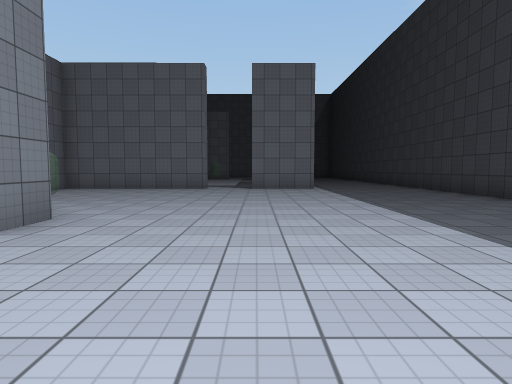
view 1 (above)

20 first-person views from a walk through a scene from a Unity 3-D project. The camera is 1.3 m above the floor, tilts 4° down and sees 75° across. The floor is counted in squares, 2 m on a side. Each view is taken from the middle of a square. On the plan, view 1 faces up. The plan holds only what a view shows up to about 10 squares ahead; the rest is blank. The place goes on beyond the plan. The player is left out. Surface patterns are stand-ins for the level's own textures.

view 2
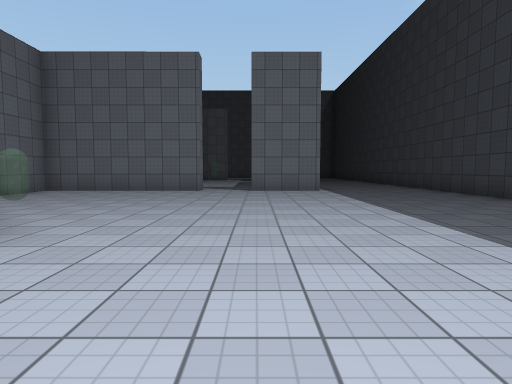

view 3
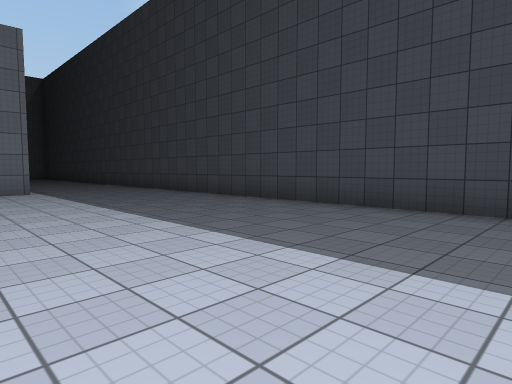

view 4
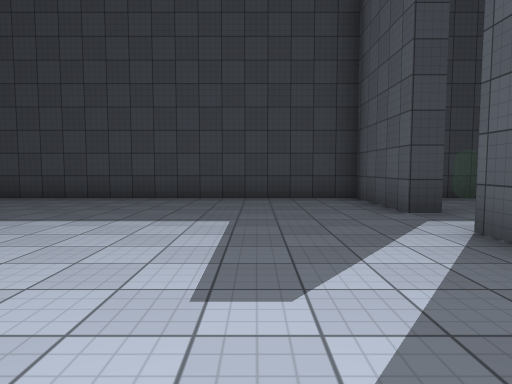

view 5
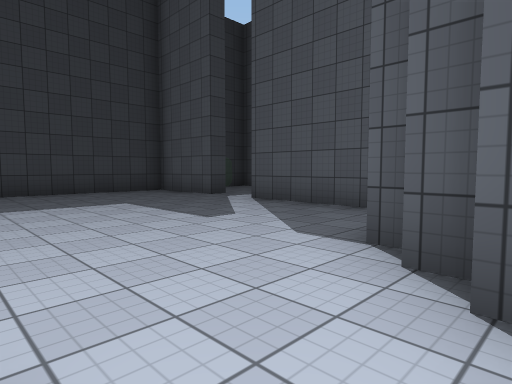

view 6
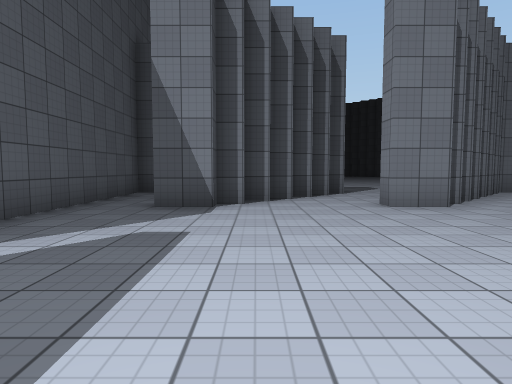

view 7
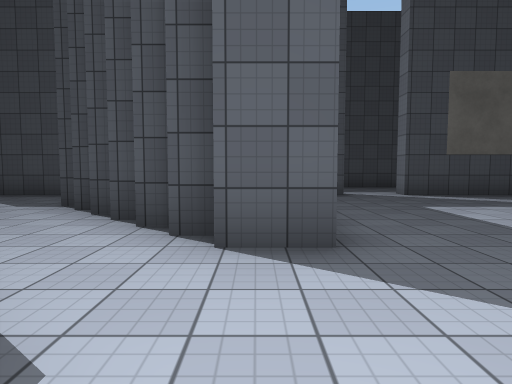

view 8
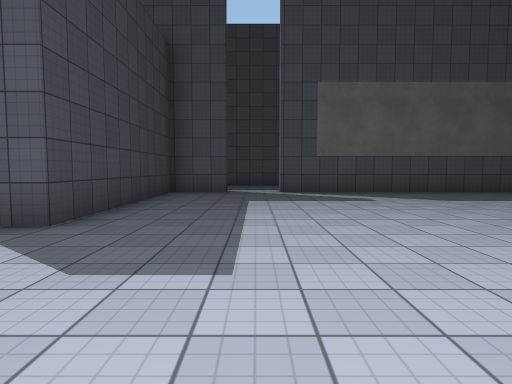

view 9
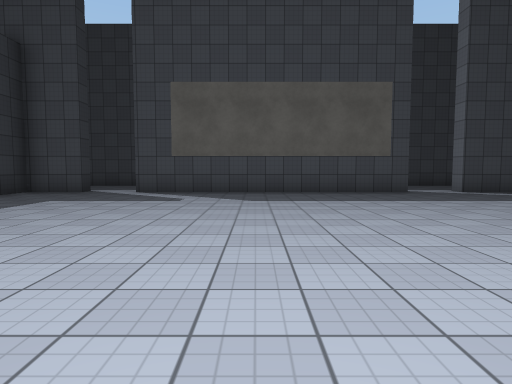

view 10
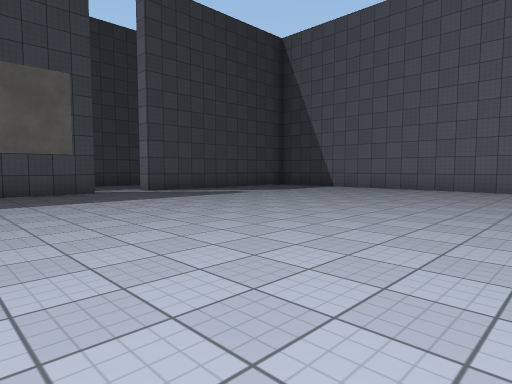

view 11
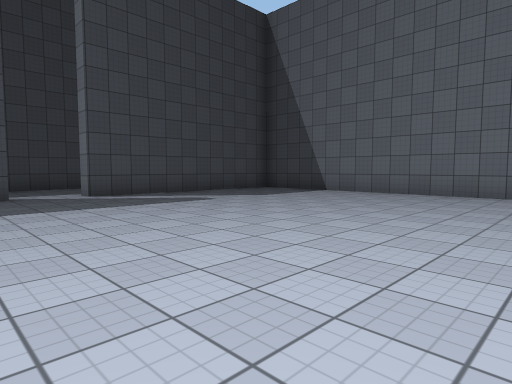

view 12
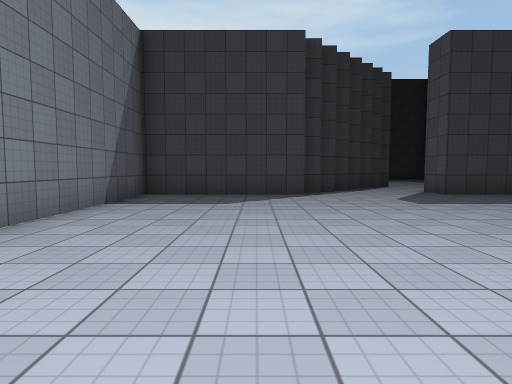

view 13
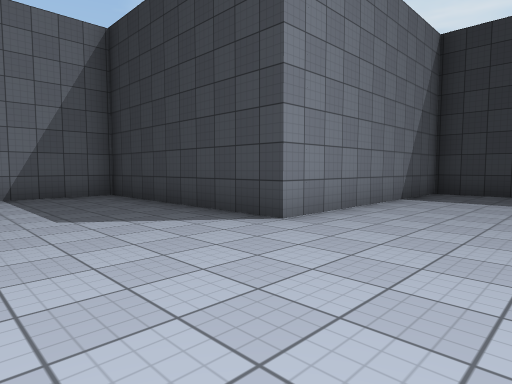

view 14
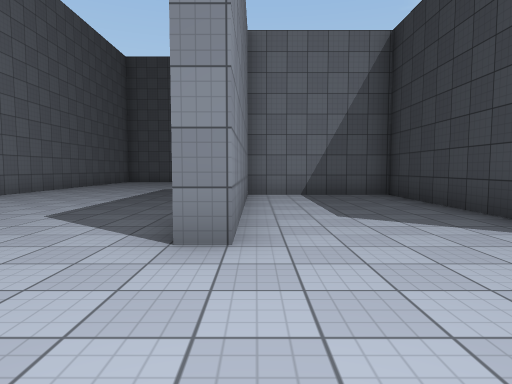

view 15
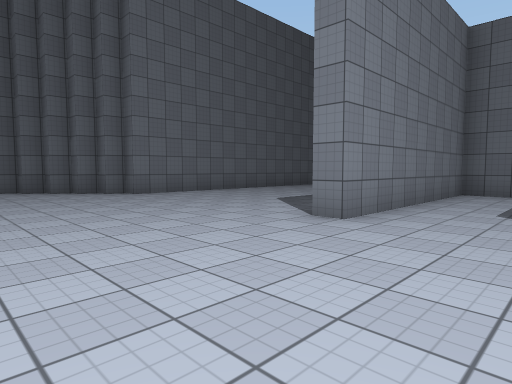

view 16
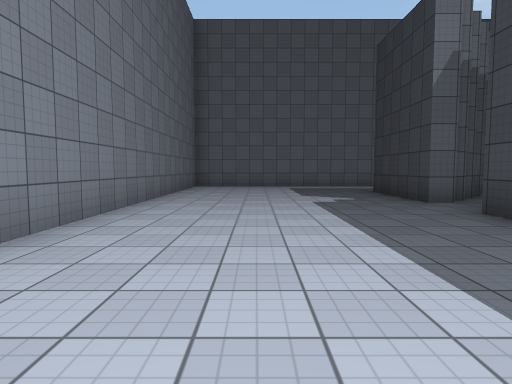

view 17
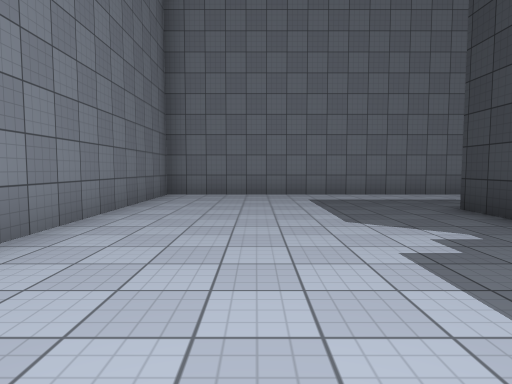

view 18
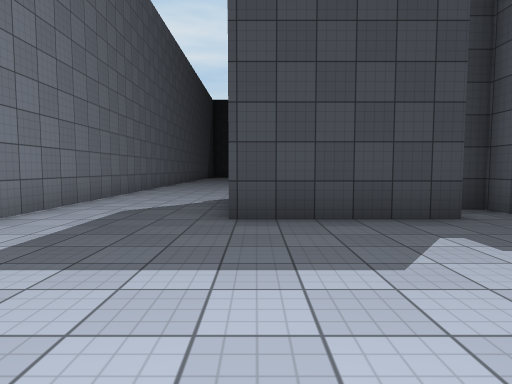

view 19
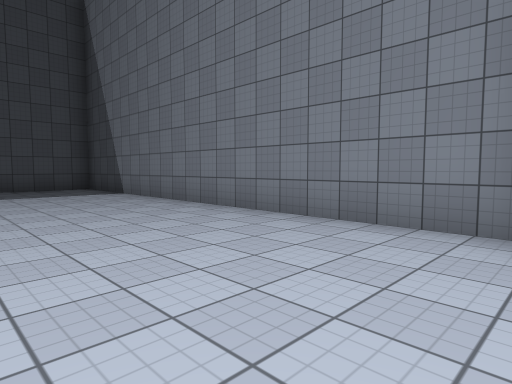

view 20
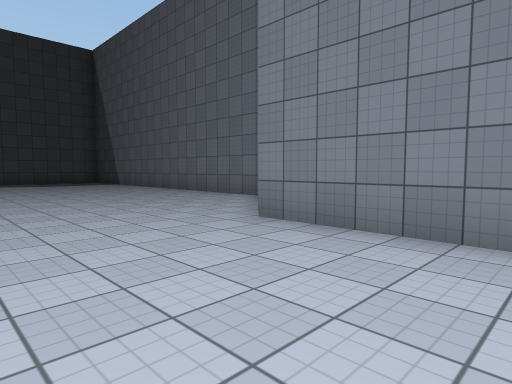

### Floor plan
Points are (right, up) in squares from view 1. A wall is a line through its corners. A room is listed if a view was taken in it or the views show most of it. See-through windows are left out.
Room 1 (views 1, 2, 3, 4, 6)
walls: (-2.6, 4.4) (-2.6, 3.3) (-3.2, 3.3); (-3.6, 1.4) (-3.6, 0.8) (-3.1, 0.8) (-3.1, 0.3) (-2.6, 0.3) (-2.6, -0.8); (2, 10.8) (-0.1, 10.8); (-4.1, 1.9) (-4.1, 1.2); (-4.7, 2.3) (-4.7, 1.8); (-1.6, 10.8) (-6.2, 10.8) (-6.2, 7.6); (2.9, -2.2) (5.4, -2.2) (5.4, 9.6); (-2.5, -2.2) (1.5, -2.2)
ways out: opening at (-3, 3) to room 2; opening at (-2, -1); opening at (-1, 11); opening at (2, -2); opening at (4, 10.3)
Room 2 (views 5, 7, 8, 9, 10, 11, 12, 13, 14, 15, 16, 17, 18, 19, 20)
walls: (-16.7, 16.2) (-16.7, 16.9); (-16.2, 17.3) (-15.7, 17.3) (-15.7, 17.8); (-16.1, 18.3) (-16.7, 18.3) (-16.7, 21.4); (-6.7, 6.8) (-6.7, 10.8) (-12.7, 10.8) (-12.7, 16.3) (-16.2, 16.3) (-16.2, 10.8) (-16.8, 10.8); (-6.2, 6.2) (-6.2, 6.8); (-5.7, 5.8) (-5.7, 6.2); (-17.2, -2.2) (-9.7, -2.2); (-5.2, 5.2) (-5.2, 5.8); (-8.2, -2.2) (-6.7, -2.2) (-6.7, 3.3) (-5.7, 3.3) (-5.7, 2.8) (-5.2, 2.8) (-5.2, 2.3) (-4.7, 2.3); (-24, -2.2) (-18.7, -2.2); (-12.5, 24.4) (-22.2, 24.4) (-22.2, 10.8) (-22.7, 10.8) (-22.7, 10.3) (-23.2, 10.3) (-23.2, 9.8) (-23.7, 9.8) (-23.7, 9.3) (-24.2, 9.3) (-24.2, 8.8) (-24.7, 8.8) (-24.7, -1.5)
ways out: opening at (-3, 3) to room 1; opening at (-18, -2); opening at (-12.3, 23); opening at (-9, -2)

Positions as (right, up) in squares from view 1, and headings:
1: (0, 0), facing up
2: (0, 1), facing up
3: (0, 1), facing up-right
4: (-2, 0), facing right
5: (-4, 3), facing down-right
6: (3, 1), facing left
7: (-6, 6), facing down
8: (-9, 7), facing down
9: (-13, 7), facing down
10: (-14, 7), facing down-left
11: (-16, 6), facing down-left
12: (-15, 8), facing right
13: (-16, 8), facing up-right
14: (-16, 8), facing up
15: (-14, 7), facing up-left
16: (-20, 12), facing up
17: (-20, 16), facing up
18: (-21, 21), facing right
19: (-21, 9), facing down-left
20: (-19, 14), facing down-left
